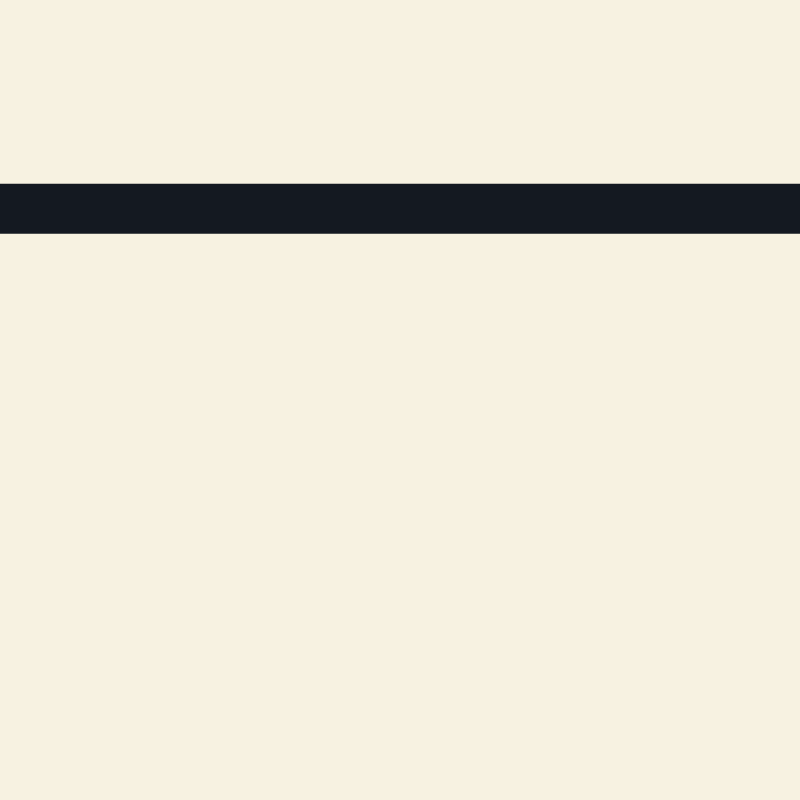
Frame 1 (no input)
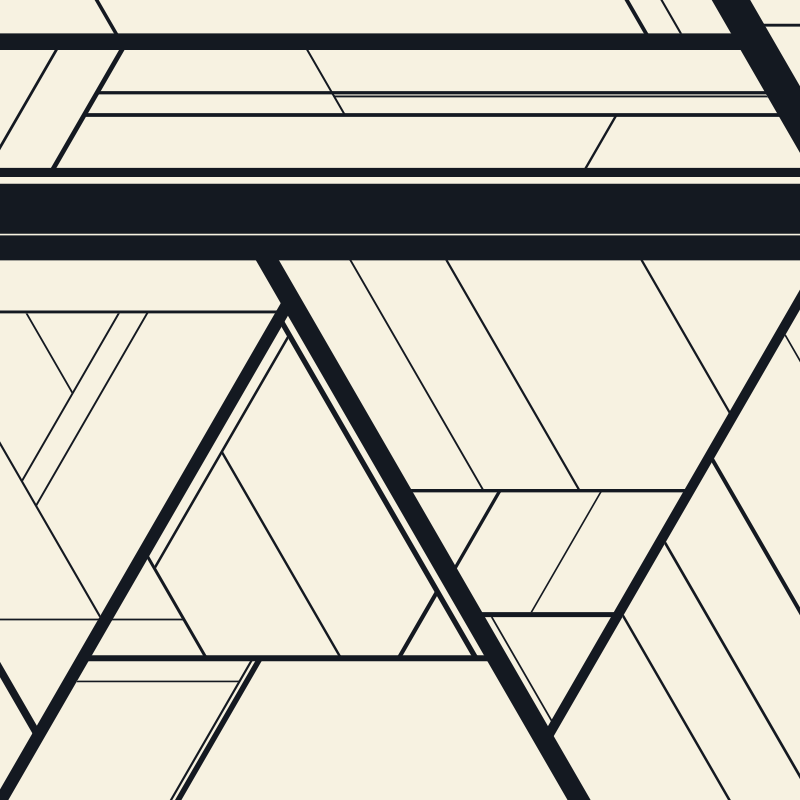
Frame 60 (the mouse pressed at the canvas centre just before this capture)
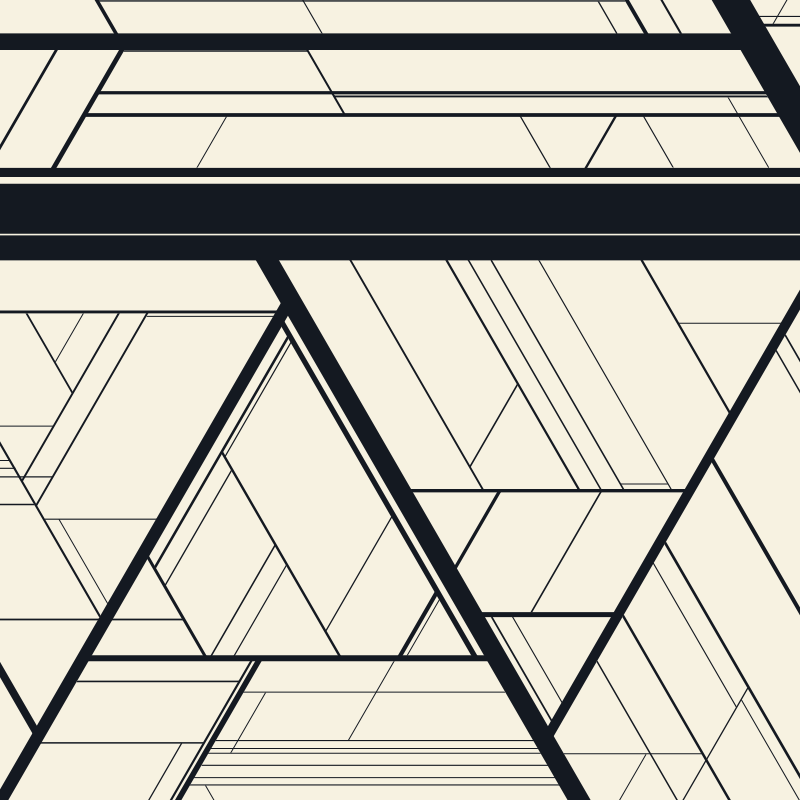
Frame 120 (the mouse held since frame 60 and released just before this capture)

The Processing sketch that drew these frames (run headless with seeded random() and noise(); from frame 60 on, the mouse is pressed at the canvas centre):

// Processing sketch: processing_187575
// ── processing_187575.pde

PVector center;
Offset p1, p2, p3, p4;
int directions = 3;
int lineMinLength = 4;
int age;
PGraphics pg;
void setup() {
  size(800, 800);
  pg = createGraphics(width+100, height+100);
  pg.beginDraw();
  pg.background(#F7F2E1);
  pg.noStroke();
  pg.fill(#141921);
  pg.endDraw();
}
void draw() {
  pg.beginDraw();
  pg.loadPixels();
  center = new PVector(random(pg.width), random(pg.height));
  float wi = constrain(50.0 / (1 + age * 0.5), 1, 50);
  p1 = new Offset(center, wi/3);
  p2 = new Offset(center, wi/3, p1.angle + PI);
  center.x += wi*cos(p1.angle + HALF_PI);
  center.y += wi*sin(p1.angle + HALF_PI);
  p3 = new Offset(center, wi/3, p2.angle);
  p4 = new Offset(center, wi/3, p1.angle);

  age++;
  //strokeWeight(wi);
  float d1 = dist(p1.x, p1.y, p2.x, p2.y);
  float d2 = dist(p3.x, p3.y, p4.x, p4.y);
  if(d1 > lineMinLength && abs(1 - d1/d2) < 0.08) {
    pg.beginShape();
    pg.vertex(p1.x, p1.y);
    pg.vertex(p2.x, p2.y);
    pg.vertex(p3.x, p3.y);
    pg.vertex(p4.x, p4.y);
    pg.endShape(CLOSE);
  }
  pg.endDraw();
  image(pg, -50, -50);
}

void mouseClicked() {
  directions++;
  if(directions == 6) {
    directions = 7;
  }
  if(directions == 8) {
    directions = 7;
  }
  pg.beginDraw();
  pg.background(#F7F3E1);
  pg.endDraw();
  age = 0;
  loop();
}
class Offset {
  float dist, angle, overshoot;
  PVector center;
  boolean done;
  float x, y;
  Offset(PVector c, float overshoot) {
    this(c, overshoot, TWO_PI/directions * ((int)(3*directions*noise(c.x*0.008, c.y*0.008))));
  }
  Offset(PVector c, float overshoot, float angle) {
    center = c.get();
    this.overshoot = overshoot;
    dist = 10;
    this.angle = angle;
    done = false;
    inc(0);
    while(!done) {
      inc(1);
      if (outside() || used()) {
        inc(overshoot);
        done = true;
      }
    }
  }
  boolean used() {
    return brightness(pg.pixels[(int)x+pg.width*(int)y]) < 222;
  }
  void inc(float d) {
    dist += d;
    x = center.x + dist*cos(angle);
    y = center.y + dist*sin(angle);
  }
  boolean outside() {
    return x < 0 || x >= pg.width || y < 0 || y >= pg.height;
  }
}
